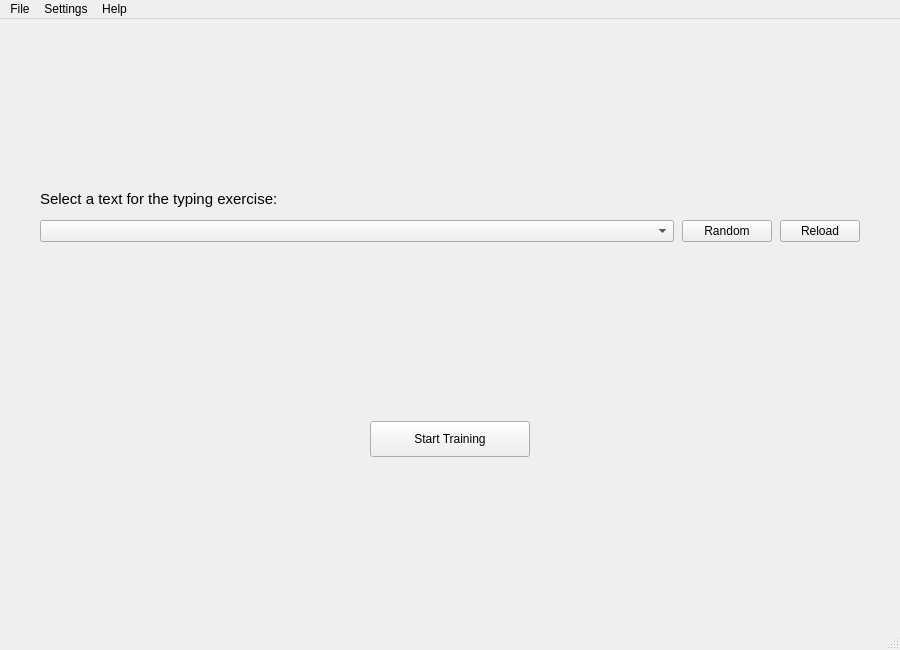
<?xml version="1.0" encoding="UTF-8"?>
<ui version="4.0">
 <class>MainWindow</class>
 <widget class="QMainWindow" name="MainWindow">
  <property name="geometry">
   <rect>
    <x>0</x>
    <y>0</y>
    <width>900</width>
    <height>650</height>
   </rect>
  </property>
  <property name="minimumSize">
   <size>
    <width>700</width>
    <height>500</height>
   </size>
  </property>
  <property name="windowTitle">
   <string>TypingTrainer</string>
  </property>
  <widget class="QWidget" name="centralWidget">
   <layout class="QVBoxLayout" name="mainLayout">
    <property name="spacing">
     <number>0</number>
    </property>
    <property name="leftMargin">
     <number>0</number>
    </property>
    <property name="topMargin">
     <number>0</number>
    </property>
    <property name="rightMargin">
     <number>0</number>
    </property>
    <property name="bottomMargin">
     <number>0</number>
    </property>
    <item>
     <widget class="QStackedWidget" name="stackScreens">
      <property name="sizePolicy">
       <sizepolicy hsizetype="Expanding" vsizetype="Expanding">
        <horstretch>0</horstretch>
        <verstretch>0</verstretch>
       </sizepolicy>
      </property>
      <property name="currentIndex">
       <number>0</number>
      </property>
      <widget class="QWidget" name="pageStart">
       <layout class="QVBoxLayout" name="layoutStart">
        <property name="spacing">
         <number>12</number>
        </property>
        <property name="leftMargin">
         <number>40</number>
        </property>
        <property name="topMargin">
         <number>30</number>
        </property>
        <property name="rightMargin">
         <number>40</number>
        </property>
        <property name="bottomMargin">
         <number>30</number>
        </property>
        <item>
         <spacer name="spacerStartTop">
          <property name="orientation">
           <enum>Qt::Orientation::Vertical</enum>
          </property>
          <property name="sizeHint" stdset="0">
           <size>
            <width>0</width>
            <height>30</height>
           </size>
          </property>
         </spacer>
        </item>
        <item>
         <widget class="QLabel" name="lblSelectText">
          <property name="font">
           <font>
            <pointsize>11</pointsize>
           </font>
          </property>
          <property name="text">
           <string>Select a text for the typing exercise:</string>
          </property>
         </widget>
        </item>
        <item>
         <layout class="QHBoxLayout" name="layoutComboRow">
          <property name="spacing">
           <number>8</number>
          </property>
          <item>
           <widget class="QComboBox" name="comboLesson">
            <property name="sizePolicy">
             <sizepolicy hsizetype="Expanding" vsizetype="Fixed">
              <horstretch>0</horstretch>
              <verstretch>0</verstretch>
             </sizepolicy>
            </property>
           </widget>
          </item>
          <item>
           <widget class="QPushButton" name="btnRandom">
            <property name="minimumSize">
             <size>
              <width>90</width>
              <height>0</height>
             </size>
            </property>
            <property name="toolTip">
             <string>Pick a random lesson</string>
            </property>
            <property name="text">
             <string>Random</string>
            </property>
           </widget>
          </item>
          <item>
           <widget class="QPushButton" name="btnReload">
            <property name="minimumSize">
             <size>
              <width>80</width>
              <height>0</height>
             </size>
            </property>
            <property name="toolTip">
             <string>Rescan the lessons/ folder</string>
            </property>
            <property name="text">
             <string>Reload</string>
            </property>
           </widget>
          </item>
         </layout>
        </item>
        <item>
         <widget class="QLabel" name="lblLessonDesc">
          <property name="styleSheet">
           <string>QLabel { color: #555555; font-style: italic; }</string>
          </property>
          <property name="text">
           <string/>
          </property>
          <property name="wordWrap">
           <bool>true</bool>
          </property>
         </widget>
        </item>
        <item>
         <spacer name="spacerStartMid">
          <property name="orientation">
           <enum>Qt::Orientation::Vertical</enum>
          </property>
          <property name="sizeHint" stdset="0">
           <size>
            <width>0</width>
            <height>20</height>
           </size>
          </property>
         </spacer>
        </item>
        <item>
         <layout class="QHBoxLayout" name="layoutStartBtn">
          <item>
           <spacer name="spacerBtnLeft">
            <property name="orientation">
             <enum>Qt::Orientation::Horizontal</enum>
            </property>
            <property name="sizeType">
             <enum>QSizePolicy::Policy::Expanding</enum>
            </property>
            <property name="sizeHint" stdset="0">
             <size>
              <width>0</width>
              <height>0</height>
             </size>
            </property>
           </spacer>
          </item>
          <item>
           <widget class="QPushButton" name="btnStartTraining">
            <property name="sizePolicy">
             <sizepolicy hsizetype="Fixed" vsizetype="Fixed">
              <horstretch>0</horstretch>
              <verstretch>0</verstretch>
             </sizepolicy>
            </property>
            <property name="minimumSize">
             <size>
              <width>160</width>
              <height>36</height>
             </size>
            </property>
            <property name="text">
             <string>Start Training</string>
            </property>
           </widget>
          </item>
          <item>
           <spacer name="spacerBtnRight">
            <property name="orientation">
             <enum>Qt::Orientation::Horizontal</enum>
            </property>
            <property name="sizeType">
             <enum>QSizePolicy::Policy::Expanding</enum>
            </property>
            <property name="sizeHint" stdset="0">
             <size>
              <width>0</width>
              <height>0</height>
             </size>
            </property>
           </spacer>
          </item>
         </layout>
        </item>
        <item>
         <spacer name="spacerStartBottom">
          <property name="orientation">
           <enum>Qt::Orientation::Vertical</enum>
          </property>
          <property name="sizeHint" stdset="0">
           <size>
            <width>0</width>
            <height>30</height>
           </size>
          </property>
         </spacer>
        </item>
       </layout>
      </widget>
      <widget class="QWidget" name="pageTraining">
       <layout class="QVBoxLayout" name="layoutTraining">
        <property name="spacing">
         <number>8</number>
        </property>
        <property name="leftMargin">
         <number>10</number>
        </property>
        <property name="topMargin">
         <number>8</number>
        </property>
        <property name="rightMargin">
         <number>10</number>
        </property>
        <property name="bottomMargin">
         <number>8</number>
        </property>
        <item>
         <layout class="QHBoxLayout" name="layoutStats">
          <property name="spacing">
           <number>16</number>
          </property>
          <property name="leftMargin">
           <number>6</number>
          </property>
          <property name="topMargin">
           <number>4</number>
          </property>
          <property name="rightMargin">
           <number>6</number>
          </property>
          <property name="bottomMargin">
           <number>4</number>
          </property>
          <item>
           <widget class="QLabel" name="lblSessionTime">
            <property name="font">
             <font>
              <pointsize>10</pointsize>
             </font>
            </property>
            <property name="text">
             <string>⏱ Time: 00:00</string>
            </property>
           </widget>
          </item>
          <item>
           <widget class="QFrame" name="sep1">
            <property name="frameShape">
             <enum>QFrame::Shape::VLine</enum>
            </property>
            <property name="frameShadow">
             <enum>QFrame::Shadow::Sunken</enum>
            </property>
           </widget>
          </item>
          <item>
           <widget class="QLabel" name="lblSessionSpeed">
            <property name="font">
             <font>
              <pointsize>10</pointsize>
             </font>
            </property>
            <property name="text">
             <string>⌨ Speed: 0 CPM</string>
            </property>
           </widget>
          </item>
          <item>
           <widget class="QFrame" name="sep2">
            <property name="frameShape">
             <enum>QFrame::Shape::VLine</enum>
            </property>
            <property name="frameShadow">
             <enum>QFrame::Shadow::Sunken</enum>
            </property>
           </widget>
          </item>
          <item>
           <widget class="QLabel" name="lblSessionAccuracy">
            <property name="font">
             <font>
              <pointsize>10</pointsize>
             </font>
            </property>
            <property name="text">
             <string>✓ Accuracy: 100%</string>
            </property>
           </widget>
          </item>
          <item>
           <spacer name="spacerStats">
            <property name="orientation">
             <enum>Qt::Orientation::Horizontal</enum>
            </property>
            <property name="sizeType">
             <enum>QSizePolicy::Policy::Expanding</enum>
            </property>
            <property name="sizeHint" stdset="0">
             <size>
              <width>0</width>
              <height>0</height>
             </size>
            </property>
           </spacer>
          </item>
          <item>
           <widget class="QProgressBar" name="progressSession">
            <property name="sizePolicy">
             <sizepolicy hsizetype="Fixed" vsizetype="Fixed">
              <horstretch>0</horstretch>
              <verstretch>0</verstretch>
             </sizepolicy>
            </property>
            <property name="value">
             <number>0</number>
            </property>
            <property name="textVisible">
             <bool>false</bool>
            </property>
           </widget>
          </item>
         </layout>
        </item>
        <item>
         <widget class="QFrame" name="statsDivider">
          <property name="frameShape">
           <enum>QFrame::Shape::HLine</enum>
          </property>
          <property name="frameShadow">
           <enum>QFrame::Shadow::Sunken</enum>
          </property>
         </widget>
        </item>
        <item>
         <widget class="QWidget" name="textDisplayPlaceholder" native="true">
          <property name="sizePolicy">
           <sizepolicy hsizetype="Expanding" vsizetype="Expanding">
            <horstretch>0</horstretch>
            <verstretch>0</verstretch>
           </sizepolicy>
          </property>
          <property name="minimumSize">
           <size>
            <width>0</width>
            <height>120</height>
           </size>
          </property>
         </widget>
        </item>
        <item>
         <widget class="QFrame" name="kbDivider">
          <property name="frameShape">
           <enum>QFrame::Shape::HLine</enum>
          </property>
          <property name="frameShadow">
           <enum>QFrame::Shadow::Sunken</enum>
          </property>
         </widget>
        </item>
        <item>
         <widget class="QWidget" name="keyboardPlaceholder" native="true">
          <property name="sizePolicy">
           <sizepolicy hsizetype="Expanding" vsizetype="Fixed">
            <horstretch>0</horstretch>
            <verstretch>0</verstretch>
           </sizepolicy>
          </property>
          <property name="minimumSize">
           <size>
            <width>0</width>
            <height>210</height>
           </size>
          </property>
          <property name="maximumSize">
           <size>
            <width>16777215</width>
            <height>230</height>
           </size>
          </property>
         </widget>
        </item>
       </layout>
      </widget>
      <widget class="QWidget" name="pageResults">
       <layout class="QVBoxLayout" name="layoutResults">
        <property name="spacing">
         <number>16</number>
        </property>
        <property name="leftMargin">
         <number>40</number>
        </property>
        <property name="topMargin">
         <number>30</number>
        </property>
        <property name="rightMargin">
         <number>40</number>
        </property>
        <property name="bottomMargin">
         <number>30</number>
        </property>
        <item>
         <widget class="QLabel" name="lblResultsTitle">
          <property name="font">
           <font>
            <pointsize>16</pointsize>
            <bold>true</bold>
           </font>
          </property>
          <property name="text">
           <string>Session Results</string>
          </property>
         </widget>
        </item>
        <item>
         <widget class="QGroupBox" name="groupResults">
          <property name="title">
           <string/>
          </property>
          <layout class="QHBoxLayout" name="layoutResultsCards">
           <property name="spacing">
            <number>20</number>
           </property>
           <property name="leftMargin">
            <number>20</number>
           </property>
           <property name="topMargin">
            <number>20</number>
           </property>
           <property name="rightMargin">
            <number>20</number>
           </property>
           <property name="bottomMargin">
            <number>20</number>
           </property>
           <item>
            <widget class="QGroupBox" name="cardTime">
             <property name="sizePolicy">
              <sizepolicy hsizetype="Expanding" vsizetype="Preferred">
               <horstretch>0</horstretch>
               <verstretch>0</verstretch>
              </sizepolicy>
             </property>
             <property name="title">
              <string>⏱ Time</string>
             </property>
             <property name="alignment">
              <set>Qt::AlignmentFlag::AlignHCenter</set>
             </property>
             <layout class="QVBoxLayout" name="layoutCardTime">
              <item>
               <widget class="QLabel" name="lblResultTime">
                <property name="font">
                 <font>
                  <pointsize>24</pointsize>
                  <bold>true</bold>
                 </font>
                </property>
                <property name="text">
                 <string>00:00</string>
                </property>
                <property name="alignment">
                 <set>Qt::AlignmentFlag::AlignCenter</set>
                </property>
               </widget>
              </item>
             </layout>
            </widget>
           </item>
           <item>
            <widget class="QGroupBox" name="cardSpeed">
             <property name="sizePolicy">
              <sizepolicy hsizetype="Expanding" vsizetype="Preferred">
               <horstretch>0</horstretch>
               <verstretch>0</verstretch>
              </sizepolicy>
             </property>
             <property name="title">
              <string>⌨ Speed</string>
             </property>
             <property name="alignment">
              <set>Qt::AlignmentFlag::AlignHCenter</set>
             </property>
             <layout class="QVBoxLayout" name="layoutCardSpeed">
              <item>
               <widget class="QLabel" name="lblResultSpeed">
                <property name="font">
                 <font>
                  <pointsize>24</pointsize>
                  <bold>true</bold>
                 </font>
                </property>
                <property name="text">
                 <string>0 CPM</string>
                </property>
                <property name="alignment">
                 <set>Qt::AlignmentFlag::AlignCenter</set>
                </property>
               </widget>
              </item>
             </layout>
            </widget>
           </item>
           <item>
            <widget class="QGroupBox" name="cardAccuracy">
             <property name="sizePolicy">
              <sizepolicy hsizetype="Expanding" vsizetype="Preferred">
               <horstretch>0</horstretch>
               <verstretch>0</verstretch>
              </sizepolicy>
             </property>
             <property name="title">
              <string>✓ Accuracy</string>
             </property>
             <property name="alignment">
              <set>Qt::AlignmentFlag::AlignHCenter</set>
             </property>
             <layout class="QVBoxLayout" name="layoutCardAccuracy">
              <item>
               <widget class="QLabel" name="lblResultAccuracy">
                <property name="font">
                 <font>
                  <pointsize>24</pointsize>
                  <bold>true</bold>
                 </font>
                </property>
                <property name="text">
                 <string>100%</string>
                </property>
                <property name="alignment">
                 <set>Qt::AlignmentFlag::AlignCenter</set>
                </property>
               </widget>
              </item>
             </layout>
            </widget>
           </item>
          </layout>
         </widget>
        </item>
        <item>
         <spacer name="spacerResults">
          <property name="orientation">
           <enum>Qt::Orientation::Vertical</enum>
          </property>
          <property name="sizeHint" stdset="0">
           <size>
            <width>0</width>
            <height>40</height>
           </size>
          </property>
         </spacer>
        </item>
        <item>
         <layout class="QHBoxLayout" name="layoutResultsBtns">
          <item>
           <spacer name="spacerResultsBtnLeft">
            <property name="orientation">
             <enum>Qt::Orientation::Horizontal</enum>
            </property>
            <property name="sizeType">
             <enum>QSizePolicy::Policy::Expanding</enum>
            </property>
            <property name="sizeHint" stdset="0">
             <size>
              <width>0</width>
              <height>0</height>
             </size>
            </property>
           </spacer>
          </item>
          <item>
           <widget class="QPushButton" name="btnRestart">
            <property name="minimumSize">
             <size>
              <width>150</width>
              <height>36</height>
             </size>
            </property>
            <property name="text">
             <string>Restart Training</string>
            </property>
           </widget>
          </item>
          <item>
           <widget class="QPushButton" name="btnReturnToMain">
            <property name="minimumSize">
             <size>
              <width>150</width>
              <height>36</height>
             </size>
            </property>
            <property name="text">
             <string>Return to Main</string>
            </property>
           </widget>
          </item>
          <item>
           <spacer name="spacerResultsBtnRight">
            <property name="orientation">
             <enum>Qt::Orientation::Horizontal</enum>
            </property>
            <property name="sizeType">
             <enum>QSizePolicy::Policy::Expanding</enum>
            </property>
            <property name="sizeHint" stdset="0">
             <size>
              <width>0</width>
              <height>0</height>
             </size>
            </property>
           </spacer>
          </item>
         </layout>
        </item>
       </layout>
      </widget>
     </widget>
    </item>
   </layout>
  </widget>
  <widget class="QMenuBar" name="menuBar">
   <property name="geometry">
    <rect>
     <x>0</x>
     <y>0</y>
     <width>900</width>
     <height>26</height>
    </rect>
   </property>
   <widget class="QMenu" name="menuFile">
    <property name="title">
     <string>File</string>
    </property>
    <addaction name="actionExit"/>
   </widget>
   <widget class="QMenu" name="menuSettings">
    <property name="title">
     <string>Settings</string>
    </property>
    <addaction name="actionRandom"/>
    <addaction name="actionReload"/>
    <addaction name="actionToggleSpeed"/>
   </widget>
   <widget class="QMenu" name="menuHelp">
    <property name="title">
     <string>Help</string>
    </property>
    <addaction name="actionAbout"/>
   </widget>
   <addaction name="menuFile"/>
   <addaction name="menuSettings"/>
   <addaction name="menuHelp"/>
  </widget>
  <widget class="QStatusBar" name="statusBar"/>
  <action name="actionExit">
   <property name="text">
    <string>Exit</string>
   </property>
   <property name="shortcut">
    <string>Ctrl+Q</string>
   </property>
  </action>
  <action name="actionAbout">
   <property name="text">
    <string>About</string>
   </property>
  </action>
  <action name="actionRandom">
   <property name="text">
    <string>Random Lesson</string>
   </property>
   <property name="shortcut">
    <string>Ctrl+Shift+R</string>
   </property>
  </action>
  <action name="actionReload">
   <property name="text">
    <string>Reload Lessons</string>
   </property>
   <property name="shortcut">
    <string>F5</string>
   </property>
  </action>
  <action name="actionToggleSpeed">
   <property name="text">
    <string>Switch to WPM</string>
   </property>
   <property name="shortcut">
    <string>Ctrl+M</string>
   </property>
  </action>
 </widget>
 <resources/>
 <connections/>
</ui>
